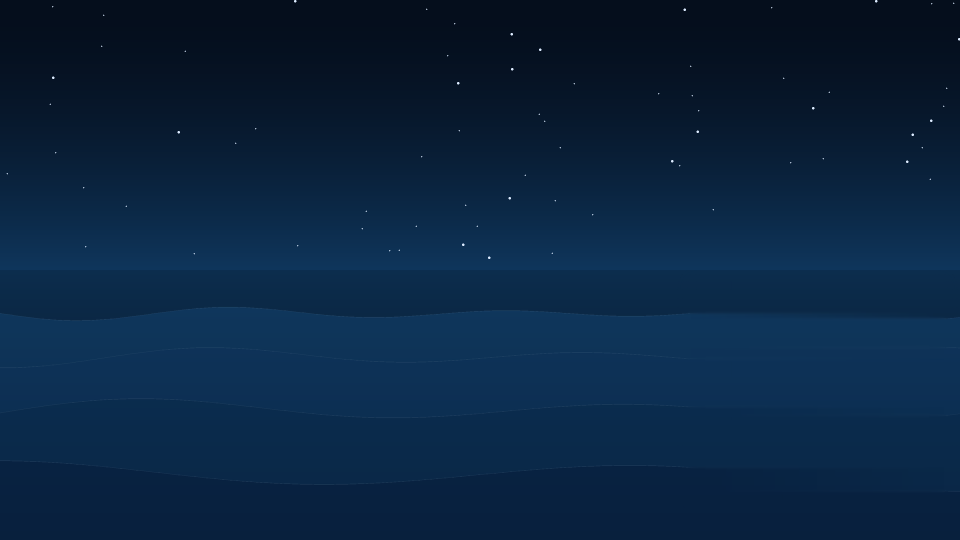
#> input picture live/config/includes.chroot_after_packages/usr/share/wallpapers/SofiOS/contents/images/1920x1080.png, 1920 x 1080 px, found by its file name (shown at 1/2 size)
$ python sfondi_chiari.py ../live/config/includes.chroot_after_packages/usr/share/wallpapers/SofiOS/contents/images/1920x1080.png ../live/config/includes.chroot_after_packages/usr/share/wallpapers/SofiOS/contents/images/1920x1080.png
#> lines starting #> are read from the running program, lines starting #| are printed output that depends on the picture
#!/usr/bin/env python3
"""Varianti dello sfondo chiaro di SofiOS (stesso mare a fasce dello sfondo scuro, con la stessa mascotte).
Uso: sfondi_chiari.py CARTELLA_INCLUDES CARTELLA_USCITA"""
import os, sys
import numpy as np
from PIL import Image, ImageFilter, ImageDraw
inc, out = sys.argv[1], sys.argv[2]
os.makedirs(out, exist_ok=True)
W, H, S = 1920, 1080, 2          # disegno al doppio e poi riduco: bordi lisci
src = Image.open(os.path.join(inc, "usr/share/wallpapers/SofiOS/contents/images/1920x1080.png")).convert("RGB")
#> src is the input picture: PIL image 1920x1080 RGB; mean R, G, B 9.8, 35.8, 64
a = np.asarray(src).astype(float)
r, g, b = a[..., 0], a[..., 1], a[..., 2]
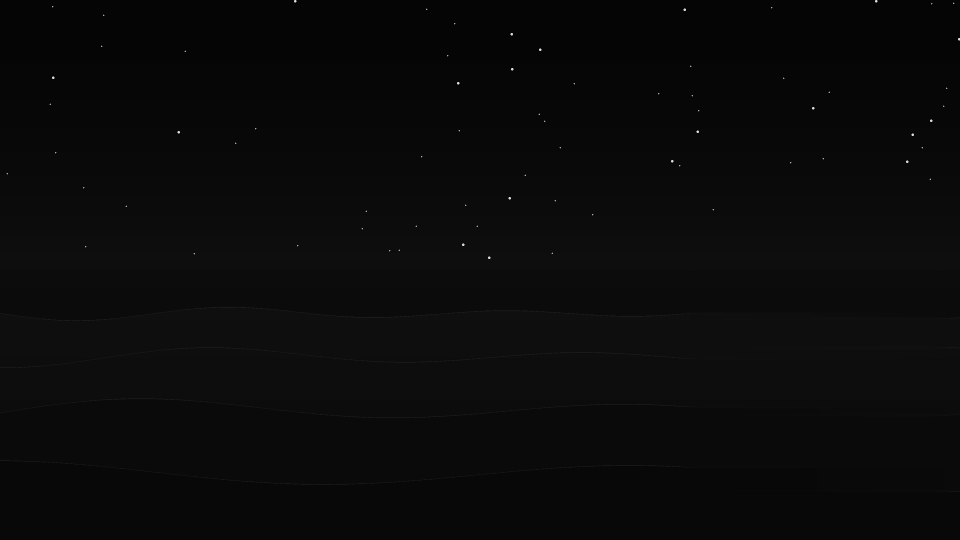
#> r: shape (1080, 1920) float64 (shown at 1/2 size); min 5, max 220, mean 9.8
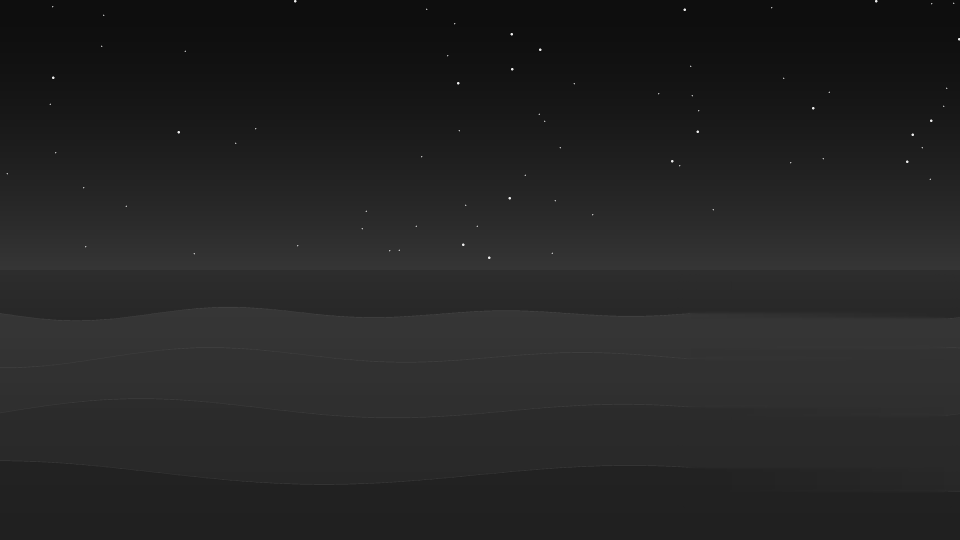
#> g: shape (1080, 1920) float64 (shown at 1/2 size); min 14, max 235, mean 35.8
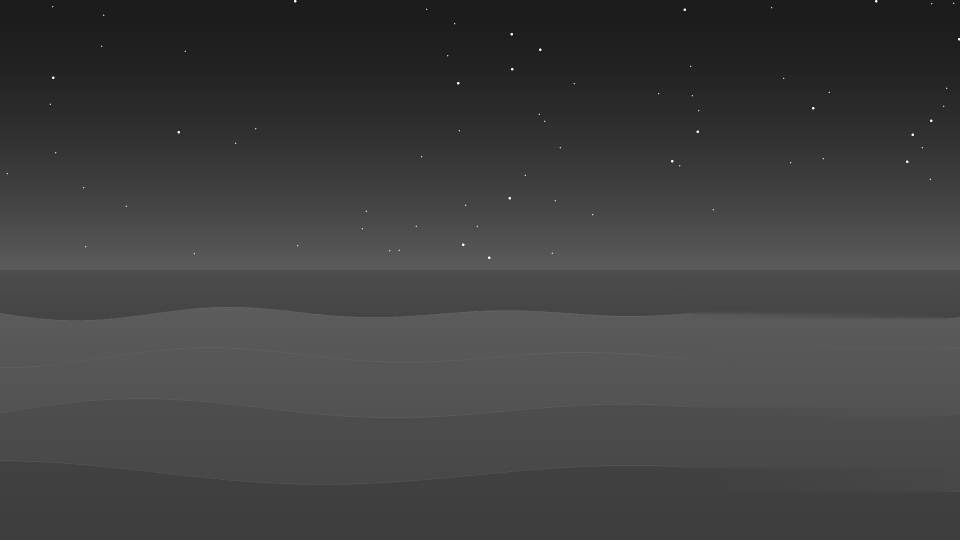
#> b: shape (1080, 1920) float64 (shown at 1/2 size); min 28, max 255, mean 64
m = np.zeros((H, W), bool); reg = (slice(640, 940), slice(1500, 1760))
m[reg] = ~((r < 70) & (g < 105) & (b < 140))[reg]
#> m: shape (1080, 1920) bool; every value is 0
im = Image.fromarray((m * 255).astype(np.uint8)).filter(ImageFilter.MaxFilter(7)).filter(ImageFilter.MinFilter(5)).filter(ImageFilter.GaussianBlur(1.2))
alpha = (np.asarray(im).astype(float) / 255)[..., None]
#> alpha: shape (1080, 1920, 1) float64; every value is 0

def sfumatura(h, c0, c1, y0=0, y1=None):
    y1 = y1 or h
    t = np.clip((np.arange(h) - y0) / max(1, (y1 - y0)), 0, 1)[:, None, None]
    return np.array(c0, float) * (1 - t) + np.array(c1, float) * t

def onda(x, y0, ampl, per, fase):
    return y0 + ampl * np.sin(2 * np.pi * x / per + fase) + ampl * 0.4 * np.sin(2 * np.pi * x / (per * 0.43) + fase * 2.1)

def scena(cielo, orizzonte, fasce, sole=None, nuvole=False, linee=(255, 255, 255)):
    w, h = W * S, H * S
    img = np.ones((h, w, 3)) * sfumatura(h, cielo[0], cielo[1], 0, int(orizzonte * h))
    if sole:
        cx, cy, rr, col = sole
        yy, xx = np.mgrid[0:h, 0:w]
        d = np.sqrt((xx - cx * S) ** 2 + (yy - cy * S) ** 2)
        alone = np.exp(-(d / (rr * S * 5.0)) ** 2)[..., None] * 0.55
        img = img * (1 - alone) + np.array(col, float) * alone
        disco = np.clip((rr * S - d) / 3, 0, 1)[..., None]
        img = img * (1 - disco) + np.array([255, 250, 235.]) * disco
    pil = Image.fromarray(img.astype(np.uint8))
    if nuvole:
        nv = Image.new("L", (w, h), 0); dr = ImageDraw.Draw(nv)
        for (x, y, k) in ((300, 180, 1.0), (760, 120, 0.7), (1250, 260, 0.9), (1600, 150, 0.6), (120, 380, 0.6)):
            for dx, dy, rr in ((0, 0, 60), (70, 14, 50), (-70, 18, 46), (30, -26, 48), (130, 26, 36), (-130, 28, 34)):
                dr.ellipse([(x + dx - rr * k) * S, (y + dy - rr * k * 0.7) * S, (x + dx + rr * k) * S, (y + dy + rr * k * 0.7) * S], fill=235)
        nv = nv.filter(ImageFilter.GaussianBlur(14 * S))
        pil = Image.composite(Image.new("RGB", (w, h), (255, 255, 255)), pil, nv.point(lambda v: int(v * 0.85)))
    img = np.asarray(pil).astype(float)
    x = np.arange(w) / S
    yy = np.arange(h)[:, None] / S
    hor = orizzonte * H
    for i, (col, y0, ampl, per, fase) in enumerate(fasce):
        lim = onda(x, hor + y0, ampl, per, fase)[None, :]
        sotto = np.clip((yy - lim) * S, 0, 1)[..., None]
        img = img * (1 - sotto) + np.array(col, float) * sotto
        # sottile riga chiara sul bordo di ogni onda, come nello sfondo scuro
        riga = np.clip(1 - np.abs(yy - lim) * S / 1.6, 0, 1)[..., None] * 0.55
#> (the run stopped early here; a loop or call above may not have finished)
